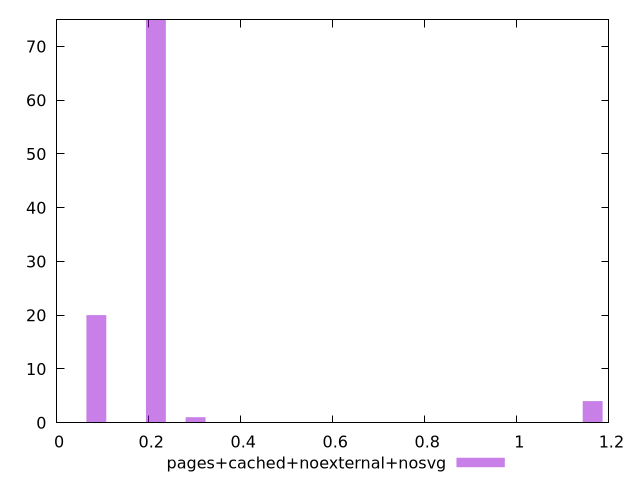

This chart was generated by the following gnuplot code:
$_pagesCachedNoexternalNosvg <<EOF
0.08627828932079666 20
0.21569572330199166 75
1.164756905830755 4
0.30197401262278833 1
EOF
set key outside below
set terminal pngcairo
set output "report_00005_2020-11-02T22-26-11.212Z/cumulative-layout-shift/pages+cached+noexternal+nosvg//raw_hist.png"
set yrange [0:75]
set boxwidth 0.04313914466039833
set style fill transparent solid 0.5 noborder
plot $_pagesCachedNoexternalNosvg title "pages+cached+noexternal+nosvg" with boxes ,
